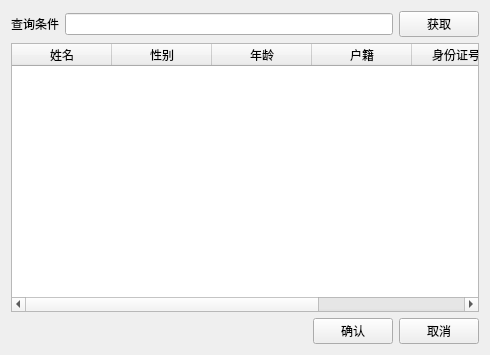
<?xml version="1.0" encoding="UTF-8"?>
<ui version="4.0">
 <class>FrmUtils</class>
 <widget class="QWidget" name="FrmUtils">
  <property name="geometry">
   <rect>
    <x>0</x>
    <y>0</y>
    <width>490</width>
    <height>355</height>
   </rect>
  </property>
  <property name="windowTitle">
   <string>Form</string>
  </property>
  <layout class="QVBoxLayout" name="verticalLayout">
   <item>
    <layout class="QHBoxLayout" name="horizontalLayout">
     <item>
      <widget class="QLabel" name="label">
       <property name="text">
        <string>查询条件</string>
       </property>
      </widget>
     </item>
     <item>
      <widget class="QLineEdit" name="lineEdit"/>
     </item>
     <item>
      <widget class="QPushButton" name="btnQuery">
       <property name="text">
        <string>获取</string>
       </property>
      </widget>
     </item>
    </layout>
   </item>
   <item>
    <widget class="QTableWidget" name="tableWidget">
     <column>
      <property name="text">
       <string>姓名</string>
      </property>
     </column>
     <column>
      <property name="text">
       <string>性别</string>
      </property>
     </column>
     <column>
      <property name="text">
       <string>年龄</string>
      </property>
     </column>
     <column>
      <property name="text">
       <string>户籍</string>
      </property>
     </column>
     <column>
      <property name="text">
       <string>身份证号码</string>
      </property>
     </column>
     <column>
      <property name="text">
       <string>家庭住址</string>
      </property>
     </column>
    </widget>
   </item>
   <item>
    <layout class="QHBoxLayout" name="horizontalLayout_2">
     <item>
      <spacer name="horizontalSpacer">
       <property name="orientation">
        <enum>Qt::Horizontal</enum>
       </property>
       <property name="sizeHint" stdset="0">
        <size>
         <width>40</width>
         <height>20</height>
        </size>
       </property>
      </spacer>
     </item>
     <item>
      <widget class="QPushButton" name="btnOk">
       <property name="text">
        <string>确认</string>
       </property>
      </widget>
     </item>
     <item>
      <widget class="QPushButton" name="btnCancel">
       <property name="text">
        <string>取消</string>
       </property>
      </widget>
     </item>
    </layout>
   </item>
  </layout>
 </widget>
 <resources/>
 <connections/>
</ui>
